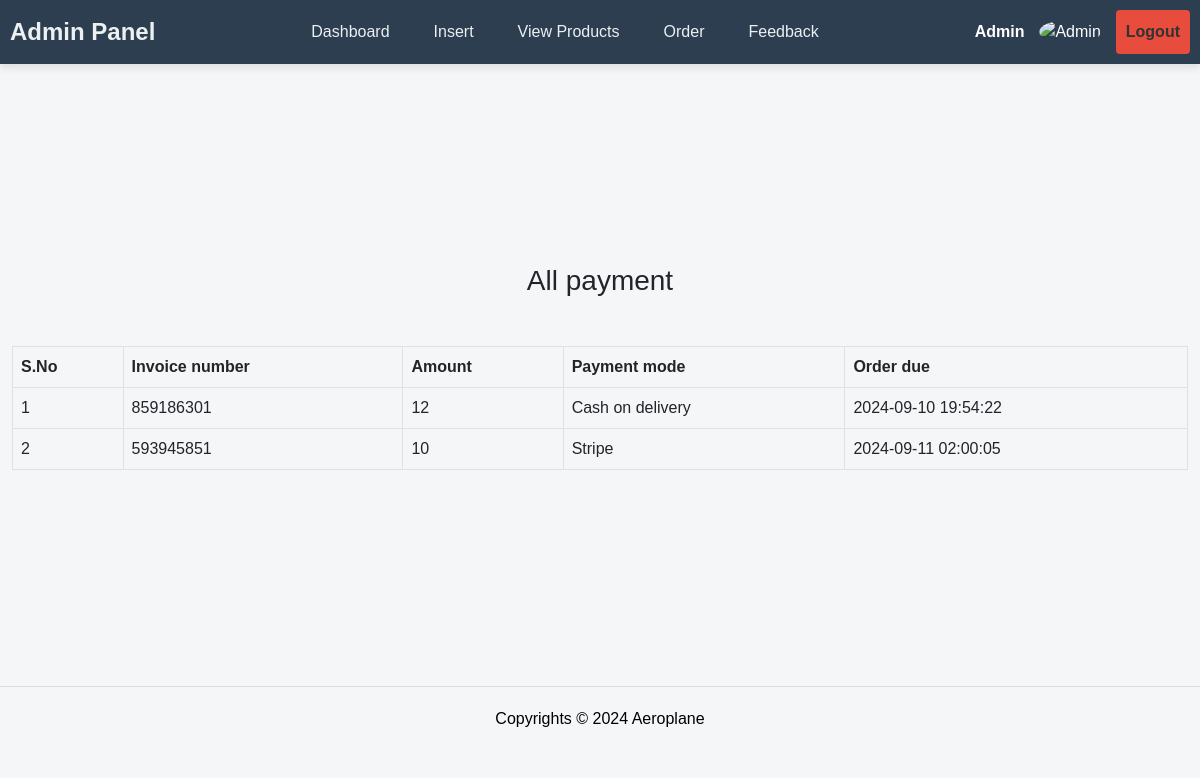
The app's page /admin/list_payment.php (signed in) with its own data.
### tables this page shows
CREATE TABLE `tbl_user_payments` (
  `payment_id` int(11) NOT NULL,
  `order_id` int(11) NOT NULL,
  `invoice_number` int(11) NOT NULL,
  `amount` int(11) NOT NULL,
  `payment_mode` varchar(255) NOT NULL,
  `date` timestamp NOT NULL DEFAULT current_timestamp() ON UPDATE current_timestamp()
);

### admin/list_payment.php (the view, shortened to what this page needs)
<?php
include("header1.php");
include ("../include/connect_db.php");
?>
<section class="section-gaps list-order">
    <div class="container">
        <?php
        $get_payment = "SELECT * FROM `tbl_user_payments`";
        $result = mysqli_query($conn, $get_payment);
        $row = mysqli_num_rows($result);
        if ($row == 0) {
            echo "<h1 class='heading text-center'>No Payment Found!</h1>";
        } else {
            echo "
        <h3 class='text-center heading'>All payment</h3>
            <table class='table table-bordered mt-5'>
                    <thead>
                        <tr>
                            <th>S.No</th>
                            <th>Invoice number</th>
                            <th>Amount</th>
                            <th>Payment mode</th>
                            <th>Order due</th>
                        </tr>
                    </thead>
                    <tbody>";
            $number = 0;
            while ($row = mysqli_fetch_assoc($result)) {
                $amount = $row['amount'];
                $invoice_number = $row['invoice_number'];
                $payment_mode = $row['payment_mode'];
                $order_date = $row['date'];
                $number++;
                echo "
                <tr>
                    <td data-label='S. No'>$number</td>
                    <td data-label='Invoice number'>$invoice_number</td>
                    <td data-label='Amount'>$amount</td>
                    <td data-label='Payment mode'>$payment_mode</td>
                    <td data-label='Order due'>$order_date</td>
                </tr>
                ";
            }
            echo "</tbody></table>";
        }
        ?>
    </div>
</section>
<?php include("footer1.php");?>

### admin/style1.css (style rules this page uses)
.container { max-width: 1200px; margin: 0 auto; }
body { font-family: Arial, sans-serif; background-color: #f4f6f8; }
section { margin-top: 100px; margin-bottom: 100px; }
.section-gaps { padding: 100px 0; }

### records on screen
tbl_user_payments: invoice_number "859186301", amount "12", payment_mode "Cash on delivery", date "2024-09-10 19:54:22"
tbl_user_payments: invoice_number "593945851", amount "10", payment_mode "Stripe", date "2024-09-11 02:00:05"
